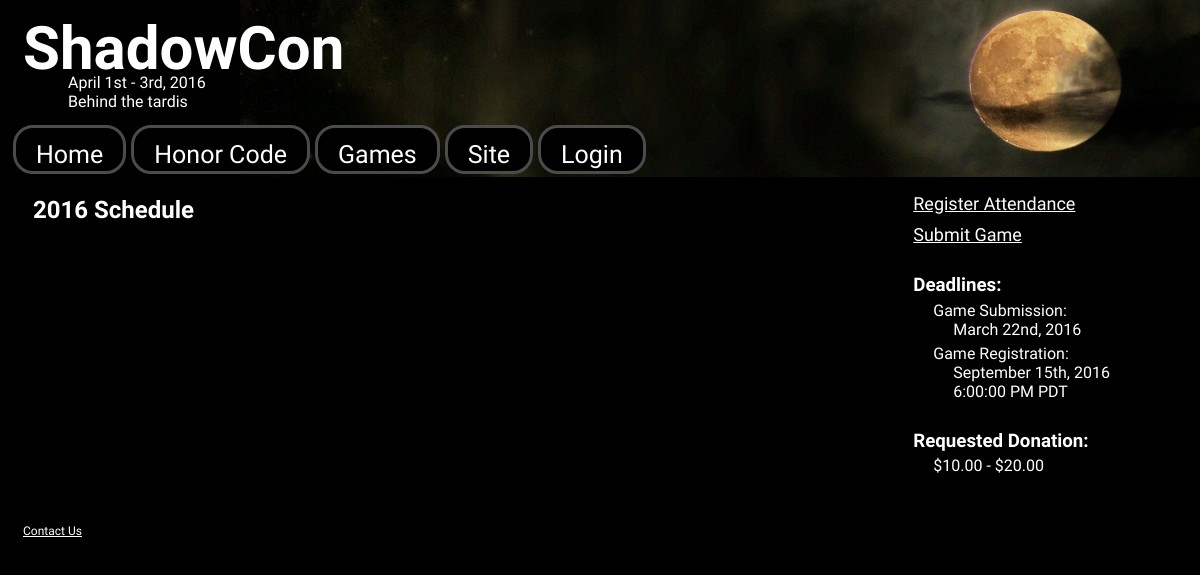
Screenshot of /games/schedule/ with the database file from the repository.
### convention/models.py (models this page shows, shortened)
class ConInfo(models.Model):
    date = models.DateField()
    pre_reg_deadline = models.DateField()
    game_sub_deadline = models.DateField()
    game_reg_deadline = models.DateTimeField(
        default=pytz.timezone("US/Pacific").localize(datetime(2016, 9, 15, 18, 0, 0)))
    location = models.CharField(max_length=1024)
    pre_reg_cost = models.FloatField()
    door_cost = models.FloatField()
    registration_opens = models.DateTimeField()
    max_attendees = models.PositiveIntegerField()

### convention/views/games.py (the view)
# urls.py: url(r'^games/schedule/$', games.ScheduleView.as_view(), name='show_schedule'),
class ScheduleView(generic.ListView):
    template_name = 'convention/game_schedule_view.html'
    def get_queryset(self):
        game_map = OrderedDict()
        for game in get_games():
            time_block = game.friendly_block()
            if time_block not in game_map:
                game_map[time_block] = []
            game_map[time_block].append(game)
        return game_map

### convention/templatetags/con_info.py (called while the page is built)
@register.simple_tag
def con_date():
    start = get_con_value("date")
    end = date(start.year, start.month, start.day + 2)
    return str(dateformat.format(start, "F jS - ") + dateformat.format(end, "jS, Y"))

@register.simple_tag
def con_year():
    return str(get_con_value("date").year)

@register.simple_tag
def con_pre_reg_deadline():
    return dateformat.format(get_con_value("pre_reg_deadline"), "F jS, Y")

@register.simple_tag
def con_game_sub_deadline():
    return dateformat.format(get_con_value("game_sub_deadline"), "F jS, Y")

@register.simple_tag
def con_game_reg_deadline():
    return html.format_html(get_datetime_as_string(get_con_value("game_reg_deadline"), "<br />"))

@register.simple_tag
def con_location():
    return get_con_value("location")

@register.simple_tag
def con_door_cost():
    return "$%.2f" % get_con_value("door_cost")

@register.simple_tag
def con_pre_reg_cost():
    return "$%.2f" % get_con_value("pre_reg_cost")

def get_datetime_as_string(value, date_time_sep):
    local = value.astimezone(pytz.timezone('US/Pacific'))
    return dateformat.format(local, "F jS, Y") + date_time_sep + dateformat.format(local, "g:i:s A T")

@register.inclusion_tag('convention/register_sidebar_links.html')
def register_links(user):
    raw_open_date = get_con_value("registration_opens")
    return {'is_registration_open': is_registration_open(),
            'is_pre_reg_open': is_pre_reg_open(user),
            'open_date': get_datetime_as_string(raw_open_date, "<br>")}

### convention/templatetags/user.py (called while the page is built)
@register.simple_tag
def edit_schedule_link(user):
    if (user.is_staff or user.is_superuser) and user.is_active:
        return html.format_html('<li><a href="{}">Change Schedule</a></li>',
                                reverse('convention:edit_schedule'))
    else:
        return ""

### convention/utils.py (called while the page is built)
def get_con_value(parameter):
    con_objects = ConInfo.objects.all()
    if len(con_objects) == 0:
        raise ValueError("No con object found")
    elif len(con_objects) > 1:
        raise ValueError("Multiple con objects found")
    info = con_objects[0]
    return getattr(info, parameter)

def is_registration_open():
    open_date = get_con_value("registration_opens")
    return open_date <= timezone.now()

def is_pre_reg_open(user):
    if user and user.id is not None:
        return len(Game.objects.filter(user=user)) > 0
    else:
        return False

### convention/views/games.py (called while the page is built)
def get_games():
    return Game.objects.order_by('time_block', 'time_slot', 'title')

### convention/templates/convention/game_schedule_view.html (shortened to what this page needs)
{% extends "base.html" %}
{% load con_info %}
{% load games %}
{% load staticfiles %}
{% block additional_header %}
<link rel="stylesheet" href="{% static 'convention/schedule.css' %}" />
{% endblock %}
{% block content %}
<h2>{% con_year %} Schedule</h2>
<div id="schedule"></div>
<br />
<br />
<br />
{% endblock %}

### shadowcon/templates/base.html (shortened to what this page needs)
<!DOCTYPE html>
{% load staticfiles %}
{% load con_info %}
{% load user %}
<html>
<head>
  <link rel="stylesheet" href="https://maxcdn.bootstrapcdn.com/bootstrap/3.3.6/css/bootstrap.min.css"
>
  <link rel="stylesheet" href="{% static 'css/base.css' %}"/>
  {% block additional_header %}{% endblock %}
</head>
<body>
<div id="container-fluid">
  <div class="row">
    <div id="head_and_nav">
      <div class="col-lg-12">
        <header>
          <h1>ShadowCon</h1>
          <p>{% con_date %}<br>
            {% con_location %}</p>
        </header>
        <nav>
          <ul>
            <li><a href="/">Home</a></li>
            <li><a href="{% url 'page:display' 'honor_code' %}">Honor Code</a></li>
            <li><a href="#">Games</a>
            </li>
            <li><a href="#">Site</a>
            </li>
            {% if user.is_authenticated %}
            <li><a href="#">Account</a>
              <ul>
                <li><a href="{% url 'convention:user_profile' %}">Profile</a></li>
                <li><a href="{% url 'logout' %}">Logout</a></li>
                {% admin_link request.user %}
                {% attendance_list_link request.user %}
              </ul>
            </li>
            {% else %}
            <li><a href="{% url 'login' %}?next={% block login-next %}{{ request.get_full_path }}{% endblock %}">Login</a></li>
            {% endif %}
          </ul>
        </nav>
      </div>
    </div>
  </div>
  <div class="row">
    <div class="col-sm-9">
      <section id="main" role="main">
        {% block content %}<h1>Content goes here</h1>{% endblock %}
      </section>
    </div>
    <div class="col-sm-3">
      <aside>
        <ul>
          {% register_links request.user %}
          <li id="deadlines">
            <h3>Deadlines:</h3>
            <ul>
              <li>Game Submission:<br/>
                <ul>
                  <li>{% con_game_sub_deadline %}</li>
                </ul>
              </li>
              <li>Game Registration:<br/>
                <ul>
                  <li>{% con_game_reg_deadline %}</li>
                </ul>
              </li>
            </ul>
          </li>
          <li id="costs">
            <h3>Requested Donation:</h3>
            <ul>
              <li>{% con_pre_reg_cost %} - {% con_door_cost %}</li>
            </ul>
          </li>
        </ul>
      </aside>
    </div>
  </div>
  <div class="row">
    <div class="col-sm-12">
      <footer>
        <a href="{% url 'contact:contact' %}">Contact Us</a>
      </footer>
    </div>
  </div>
</div>
</body>
</html>

### shadowcon/static/css/base.css (style rules this page uses)
article, aside, details, figcaption, figure, footer, header, hgroup, nav, section { display: block; }
body { background-color: #000000; color:#FFFFFF; font-family: 'Special Elite', cursive; line-height:normal; margin:0px 8px 8px 8px; font-size:16px; }
a, a:focus, a:hover { color:#FFFFFF; text-decoration:underline; }
a:focus, a:hover, h1, h2, h3 { font-weight:bold; }
h2 { font-size:24px; }
h3 { font-size:18.72px; }
p, form { margin:16px 0px 16px 0px; }
div#head_and_nav { background-image:url('../img/header.jpg'); background-position:right; background-size:960px 177px; background-repeat:no-repeat; height:177px; box-sizing:content-box; }
header { padding-top:1px; }
header h1 { font-size:60px; margin: 15px 0px 0px 15px; }
header p { margin:-9px 0px 14px 60px; }
nav { height:45px; }
nav ul { font-size:25px; margin: 0; padding: 0; list-style: none; }
nav ul li { display: block; position: relative; float: left; }
nav ul li a { display: block; text-decoration: none; padding: 12px 20px 1px 20px; background-color:#000000; margin-left: 5px; white-space: nowrap; height:30px; text-align:center; border:3px solid #4B4B4B; border-radius: 20px; overflow:hidden; box-sizing:content-box; }
section#main { padding-left:25px; padding-right:25px; margin-bottom:20px; }
aside { margin:16px 0px 20px 0px; }
aside ul { list-style: none; margin:10px; padding:0px; }
aside li { padding:0px 0px 10px 0px; }
aside h3 { margin:0px; margin-top:20px; margin-bottom:5px; }
aside ul { list-style: none; margin:0px; padding:0px; padding-bottom:5px; }
aside li#deadlines ul li, aside li#registration_opens ul, aside li#costs ul li { margin:0px; margin-left:10px; padding:0px; padding-left:10px; }
aside li#costs h3 { margin-top:10px; }
aside li#costs ul li { margin-bottom:5px; }
footer { background-color: #000000; clear:both; height:27px; }
footer a { top:5px; margin-left:15px; font-size:12px; }
.row { margin-right:-8px; }

### rows the page displays
ConInfo: date "April 1st - 3rd, 2016", location "Behind the tardis", date "2016", game_sub_deadline "March 22nd, 2016", game_reg_deadline "September 15th, 2016 6:00:00 PM PDT", pre_reg_cost "$10.00", door_cost "$20.00"
